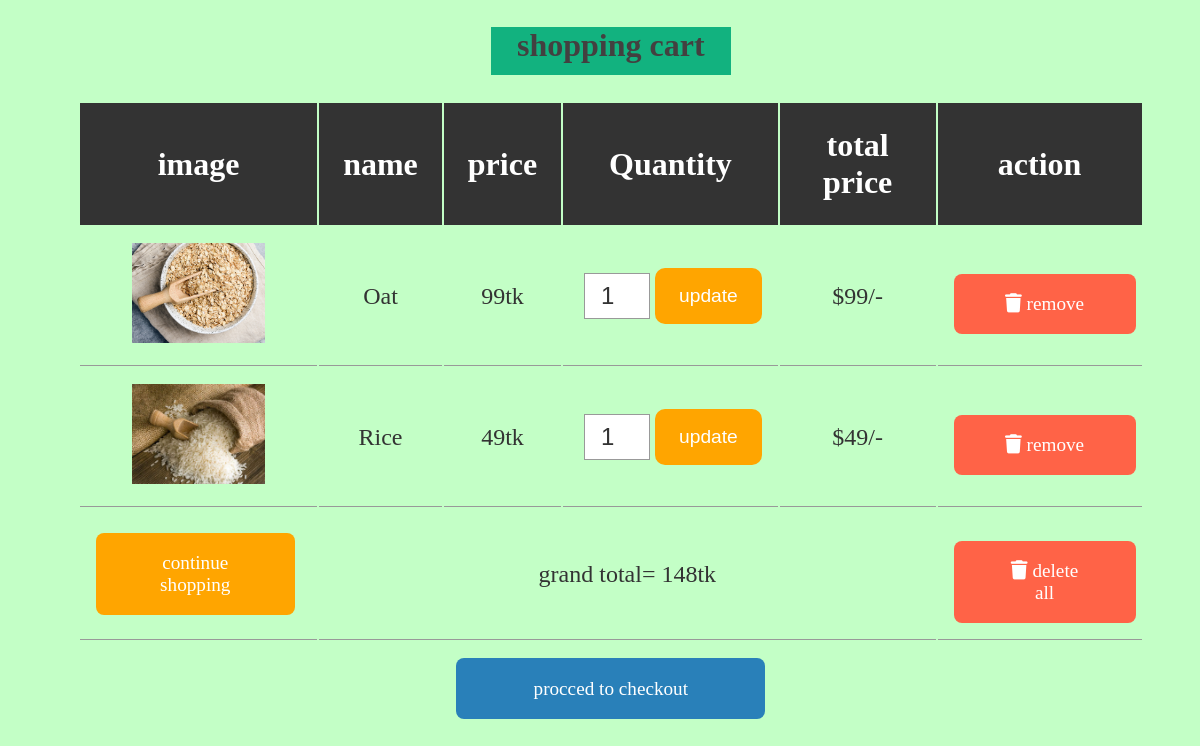
Page /view/cart.php (signed in) on the committed database.
### tables this page shows
CREATE TABLE `cart` (
  `id` int(100) NOT NULL,
  `name` varchar(100) NOT NULL,
  `price` varchar(10000) NOT NULL,
  `image` varchar(100) NOT NULL,
  `quantity` varchar(1000) NOT NULL
);

### View/cart.php (the view, shortened to what this page needs)
<?php
@include '../model/config.php';
if (isset($_SESSION['flag'])) {
?>
    <!DOCTYPE html>
    <html lang="en">
    <head>
        <link rel="stylesheet" href="https://cdnjs.cloudflare.com/ajax/libs/font-awesome/6.0.0/css/all.min.css">
        <link rel="stylesheet" href="../view/cartss2.css">
    </head>
    <body>
        <div class="container">
            <section class="shopping-cart">
                <center>
                    <h1 class="heading">shopping cart</h1>
                </center>
                <table>
                    <thead>
                        <th>image</th>
                        <th>name</th>
                        <th>price</th>
                        <th>Quantity</th>
                        <th>total price</th>
                        <th>action</th>
                    </thead>
                    <tbody>
                        <?php
                        $select_cart = mysqli_query($conn, "SELECT * FROM `cart`");
                        $grand_total = 0;
                        if (mysqli_num_rows($select_cart) > 0) {
                            while ($fetch_cart = mysqli_fetch_assoc($select_cart)) {
                        ?>
                                <tr>
                                    <td><img src="../controller/uploaded_img/<?php echo $fetch_cart['image']; ?>" height="100" alt=""></td>
                                    <td><?php echo $fetch_cart['name']; ?></td>
                                    <td><?php echo number_format($fetch_cart['price']); ?>tk</td>
                                    <td>
                                        <form class="update" action="../controller/cartcontroller.php" method="post">
                                            <input type="number" name="update_quantity" min="1" value="<?php echo $fetch_cart['quantity']; ?>">
                                            <input type="submit" value="update" name="update_update_btn">
                                        </form>
                                    </td>
                                    <td>$<?php echo $sub_total = $fetch_cart['price'] * $fetch_cart['quantity']; ?>/-</td>
                                    <td><a href="../controller/cartcontroller.php?remove=<?php echo $fetch_cart['id']; ?>" onclick="return confirm('remove item from cart?')" class="delete-btn"> <i class="fas fa-trash"></i> remove</a></td>
                                </tr>
                        <?php
                                $grand_total =$grand_total+ $sub_total;
                            };
                        };
                        ?>
                        <tr class="delete-all">
                            <td><a href="../View/customer.php" class="option-btn" style="margin-top: 0;">continue shopping</a></td>
                            <td colspan="4">grand total= <?php echo number_format($grand_total); ?>tk</td>
                            <td><a href="../controller/cartcontroller.php?delete_all" onclick="return confirm('are you sure you want to delete all?');" class="delete-btn"> <i class="fas fa-trash"></i> delete all </a></td>
                        </tr>
                    </tbody>
                </table>
                <center>
                    <a href="../View/checkout.php" class="checkout-btn <?= ($grand_total > 1) ? '' : 'disabled'; ?>">procced to checkout</a>
                </center>
            </section>
        </div>
    </body>
    </html>
<?php } ?>

### View/cartss2.css (style rules this page uses)
body { background-color: rgb(195, 255, 198); }
.container { max-width: 1200px; margin: 0 auto; }
.heading { color: rgb(67, 64, 64); font-size: xx-large; background-color: rgb(18, 178, 127); height: 3rem; width: 15rem; }
.shopping-cart { margin-left: 70px; width: 90%; }
.shopping-cart table { text-align: center; width: 100%; }
.shopping-cart table thead th { padding:1.5rem; font-size: 2rem; color:var(--white); background-color: var(--black); }
.shopping-cart table tr td { border-bottom: var(--border); padding:1rem; font-size: 1.5rem; color:var(--black); }
.shopping-cart table input[type="number"] { border: var(--border); padding:0.5rem 1rem; font-size: 1.5rem; color:var(--black); width: 2rem; margin: 5px; }
.shopping-cart table input[type="submit"] { padding:0.9rem 1.5rem; cursor: pointer; font-size: 1.2rem; background-color: var(--orange); color:var(--white); border: none; border-radius: 10px; }
.shopping-cart .checkout-btn { text-align: center; margin-top: 1rem; }
.delete-btn { display: block; width: 50%; text-align: center; background-color: var(--red); color:var(--white); font-size: 1.2rem; padding:1.2rem 3rem; border-radius: .5rem; cursor: pointer; margin-top: 1rem; text-decoration: none; }
.option-btn { display: block; width: 50%; text-align: center; background-color: var(--orange); color:var(--white); font-size: 1.2rem; padding:1.2rem 3rem; border-radius: .5rem; cursor: pointer; margin-top: 1rem; text-decoration: none; }
.checkout-btn { display: flex; justify-content: center; align-items: center; width: 20%; text-align: center; background-color: var(--blue); font-size: 1.2rem; padding:1.2rem 3rem; border-radius: .5rem; cursor: pointer; margin-top: 1rem; text-decoration: none; color: #fff; font-size: larger; border: 0px; }
.update { display: flex; }
:root { --blue:#2980b9; --red:tomato; --orange:orange; --black:#333; --white:#fff; --bg-color:#eee; --dark-bg:rgba(0,0,0,.7); --box-shadow:0 .5rem 1rem rgba(0,0,0,.1); --border:.1rem solid #999; }

### rows in the picture
cart: image (picture), name "Oat", price "99", update_quantity "1", $sub_total=$fetch_cart['price']*$fetch_cart['quantity'] "99"
cart: image (picture), name "Rice", price "49", update_quantity "1", $sub_total=$fetch_cart['price']*$fetch_cart['quantity'] "49"

### other values in the picture
$grand_total "148"
